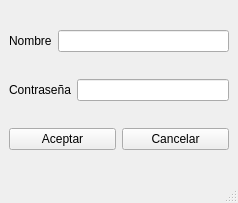
<?xml version="1.0" encoding="UTF-8"?>
<ui version="4.0">
 <class>MainWindow</class>
 <widget class="QMainWindow" name="MainWindow">
  <property name="geometry">
   <rect>
    <x>0</x>
    <y>0</y>
    <width>238</width>
    <height>203</height>
   </rect>
  </property>
  <property name="windowTitle">
   <string>MainWindow</string>
  </property>
  <widget class="QWidget" name="centralwidget">
   <layout class="QVBoxLayout" name="verticalLayout">
    <item>
     <layout class="QHBoxLayout" name="horizontalLayout">
      <item>
       <widget class="QLabel" name="label">
        <property name="text">
         <string>Nombre</string>
        </property>
       </widget>
      </item>
      <item>
       <widget class="QLineEdit" name="lineEdit"/>
      </item>
     </layout>
    </item>
    <item>
     <layout class="QHBoxLayout" name="horizontalLayout_2">
      <item>
       <widget class="QLabel" name="label_2">
        <property name="text">
         <string>Contraseña</string>
        </property>
       </widget>
      </item>
      <item>
       <widget class="QLineEdit" name="lineEdit_2"/>
      </item>
     </layout>
    </item>
    <item>
     <layout class="QHBoxLayout" name="horizontalLayout_3">
      <item>
       <widget class="QPushButton" name="pushButton">
        <property name="text">
         <string>Aceptar</string>
        </property>
       </widget>
      </item>
      <item>
       <widget class="QPushButton" name="pushButton_2">
        <property name="text">
         <string>Cancelar</string>
        </property>
       </widget>
      </item>
     </layout>
    </item>
   </layout>
  </widget>
  <widget class="QMenuBar" name="menubar">
   <property name="geometry">
    <rect>
     <x>0</x>
     <y>0</y>
     <width>238</width>
     <height>33</height>
    </rect>
   </property>
  </widget>
  <widget class="QStatusBar" name="statusbar"/>
 </widget>
 <resources/>
 <connections/>
</ui>
